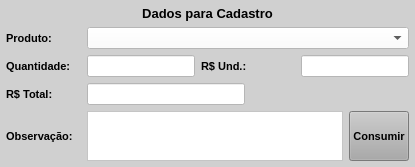
           <widget class="QWidget" name="widget_16" native="true">
            <property name="minimumSize">
             <size>
              <width>0</width>
              <height>100</height>
             </size>
            </property>
            <property name="maximumSize">
             <size>
              <width>16777215</width>
              <height>200</height>
             </size>
            </property>
            <property name="styleSheet">
             <string notr="true">background-color: rgb(208, 208, 208);</string>
            </property>
            <layout class="QVBoxLayout" name="verticalLayout_5">
             <property name="leftMargin">
              <number>6</number>
             </property>
             <property name="topMargin">
              <number>6</number>
             </property>
             <property name="rightMargin">
              <number>6</number>
             </property>
             <property name="bottomMargin">
              <number>6</number>
             </property>
             <item>
              <widget class="QLabel" name="label_titulo_3">
               <property name="maximumSize">
                <size>
                 <width>16777215</width>
                 <height>18</height>
                </size>
               </property>
               <property name="font">
                <font>
                 <pointsize>10</pointsize>
                 <weight>75</weight>
                 <bold>true</bold>
                </font>
               </property>
               <property name="text">
                <string>Dados para Cadastro</string>
               </property>
               <property name="alignment">
                <set>Qt::AlignCenter</set>
               </property>
              </widget>
             </item>
             <item>
              <widget class="QWidget" name="widget_18" native="true">
               <property name="minimumSize">
                <size>
                 <width>0</width>
                 <height>20</height>
                </size>
               </property>
               <property name="maximumSize">
                <size>
                 <width>16777215</width>
                 <height>30</height>
                </size>
               </property>
               <layout class="QHBoxLayout" name="horizontalLayout_10">
                <property name="leftMargin">
                 <number>0</number>
                </property>
                <property name="topMargin">
                 <number>0</number>
                </property>
                <property name="rightMargin">
                 <number>0</number>
                </property>
                <property name="bottomMargin">
                 <number>0</number>
                </property>
                <item>
                 <widget class="QLabel" name="label_32">
                  <property name="maximumSize">
                   <size>
                    <width>75</width>
                    <height>16777215</height>
                   </size>
                  </property>
                  <property name="font">
                   <font>
                    <pointsize>8</pointsize>
                    <weight>75</weight>
                    <bold>true</bold>
                   </font>
                  </property>
                  <property name="text">
                   <string>Produto:</string>
                  </property>
                  <property name="alignment">
                   <set>Qt::AlignLeading|Qt::AlignLeft|Qt::AlignVCenter</set>
                  </property>
                 </widget>
                </item>
                <item>
                 <widget class="QComboBox" name="combo_Produto">
                  <property name="sizePolicy">
                   <sizepolicy hsizetype="Preferred" vsizetype="Preferred">
                    <horstretch>0</horstretch>
                    <verstretch>0</verstretch>
                   </sizepolicy>
                  </property>
                  <property name="minimumSize">
                   <size>
                    <width>0</width>
                    <height>0</height>
                   </size>
                  </property>
                  <property name="maximumSize">
                   <size>
                    <width>16777215</width>
                    <height>16777215</height>
                   </size>
                  </property>
                  <property name="font">
                   <font>
                    <pointsize>8</pointsize>
                    <weight>50</weight>
                    <bold>false</bold>
                   </font>
                  </property>
                  <property name="styleSheet">
                   <string notr="true">background-color: rgb(255, 255, 255);</string>
                  </property>
                  <item>
                   <property name="text">
                    <string/>
                   </property>
                  </item>
                 </widget>
                </item>
               </layout>
              </widget>
             </item>
             <item>
              <widget class="QWidget" name="widget_19" native="true">
               <property name="minimumSize">
                <size>
                 <width>0</width>
                 <height>20</height>
                </size>
               </property>
               <property name="maximumSize">
                <size>
                 <width>16777215</width>
                 <height>30</height>
                </size>
               </property>
               <layout class="QHBoxLayout" name="horizontalLayout_11">
                <property name="leftMargin">
                 <number>0</number>
                </property>
                <property name="topMargin">
                 <number>0</number>
                </property>
                <property name="rightMargin">
                 <number>0</number>
                </property>
                <property name="bottomMargin">
                 <number>0</number>
                </property>
                <item>
                 <widget class="QLabel" name="label_33">
                  <property name="minimumSize">
                   <size>
                    <width>75</width>
                    <height>0</height>
                   </size>
                  </property>
                  <property name="maximumSize">
                   <size>
                    <width>75</width>
                    <height>16777215</height>
                   </size>
                  </property>
                  <property name="font">
                   <font>
                    <pointsize>8</pointsize>
                    <weight>75</weight>
                    <bold>true</bold>
                   </font>
                  </property>
                  <property name="text">
                   <string>Quantidade:</string>
                  </property>
                  <property name="alignment">
                   <set>Qt::AlignLeading|Qt::AlignLeft|Qt::AlignVCenter</set>
                  </property>
                 </widget>
                </item>
                <item>
                 <widget class="QLineEdit" name="line_Qtde">
                  <property name="sizePolicy">
                   <sizepolicy hsizetype="Preferred" vsizetype="Preferred">
                    <horstretch>0</horstretch>
                    <verstretch>0</verstretch>
                   </sizepolicy>
                  </property>
                  <property name="maximumSize">
                   <size>
                    <width>16777215</width>
                    <height>16777215</height>
                   </size>
                  </property>
                  <property name="font">
                   <font>
                    <pointsize>8</pointsize>
                   </font>
                  </property>
                  <property name="styleSheet">
                   <string notr="true">background-color: rgb(255, 255, 255);</string>
                  </property>
                  <property name="text">
                   <string/>
                  </property>
                  <property name="maxLength">
                   <number>45</number>
                  </property>
                  <property name="alignment">
                   <set>Qt::AlignLeading|Qt::AlignLeft|Qt::AlignVCenter</set>
                  </property>
                 </widget>
                </item>
                <item>
                 <widget class="QLabel" name="label_34">
                  <property name="maximumSize">
                   <size>
                    <width>16777215</width>
                    <height>16777215</height>
                   </size>
                  </property>
                  <property name="font">
                   <font>
                    <pointsize>8</pointsize>
                    <weight>75</weight>
                    <bold>true</bold>
                   </font>
                  </property>
                  <property name="text">
                   <string>R$ Und.:</string>
                  </property>
                  <property name="alignment">
                   <set>Qt::AlignLeading|Qt::AlignLeft|Qt::AlignVCenter</set>
                  </property>
                 </widget>
                </item>
                <item>
                 <widget class="QLineEdit" name="line_Unit">
                  <property name="sizePolicy">
                   <sizepolicy hsizetype="Preferred" vsizetype="Preferred">
                    <horstretch>0</horstretch>
                    <verstretch>0</verstretch>
                   </sizepolicy>
                  </property>
                  <property name="maximumSize">
                   <size>
                    <width>16777215</width>
                    <height>16777215</height>
                   </size>
                  </property>
                  <property name="font">
                   <font>
                    <pointsize>8</pointsize>
                   </font>
                  </property>
                  <property name="styleSheet">
                   <string notr="true">background-color: rgb(255, 255, 255);</string>
                  </property>
                  <property name="text">
                   <string/>
                  </property>
                  <property name="maxLength">
                   <number>45</number>
                  </property>
                  <property name="alignment">
                   <set>Qt::AlignLeading|Qt::AlignLeft|Qt::AlignVCenter</set>
                  </property>
                 </widget>
                </item>
               </layout>
              </widget>
             </item>
             <item>
              <widget class="QWidget" name="widget_20" native="true">
               <property name="minimumSize">
                <size>
                 <width>0</width>
                 <height>20</height>
                </size>
               </property>
               <property name="maximumSize">
                <size>
                 <width>16777215</width>
                 <height>30</height>
                </size>
               </property>
               <layout class="QHBoxLayout" name="horizontalLayout_12">
                <property name="leftMargin">
                 <number>0</number>
                </property>
                <property name="topMargin">
                 <number>0</number>
                </property>
                <property name="rightMargin">
                 <number>0</number>
                </property>
                <property name="bottomMargin">
                 <number>0</number>
                </property>
                <item>
                 <widget class="QLabel" name="label_35">
                  <property name="maximumSize">
                   <size>
                    <width>75</width>
                    <height>16777215</height>
                   </size>
                  </property>
                  <property name="font">
                   <font>
                    <pointsize>8</pointsize>
                    <weight>75</weight>
                    <bold>true</bold>
                   </font>
                  </property>
                  <property name="text">
                   <string>R$ Total:</string>
                  </property>
                  <property name="alignment">
                   <set>Qt::AlignLeading|Qt::AlignLeft|Qt::AlignVCenter</set>
                  </property>
                 </widget>
                </item>
                <item>
                 <widget class="QLineEdit" name="line_Total">
                  <property name="sizePolicy">
                   <sizepolicy hsizetype="Preferred" vsizetype="Preferred">
                    <horstretch>0</horstretch>
                    <verstretch>0</verstretch>
                   </sizepolicy>
                  </property>
                  <property name="maximumSize">
                   <size>
                    <width>16777215</width>
                    <height>16777215</height>
                   </size>
                  </property>
                  <property name="font">
                   <font>
                    <pointsize>8</pointsize>
                   </font>
                  </property>
                  <property name="styleSheet">
                   <string notr="true">background-color: rgb(255, 255, 255);</string>
                  </property>
                  <property name="text">
                   <string/>
                  </property>
                  <property name="maxLength">
                   <number>45</number>
                  </property>
                  <property name="alignment">
                   <set>Qt::AlignLeading|Qt::AlignLeft|Qt::AlignVCenter</set>
                  </property>
                  <property name="readOnly">
                   <bool>true</bool>
                  </property>
                 </widget>
                </item>
                <item>
                 <widget class="QLabel" name="label_36">
                  <property name="maximumSize">
                   <size>
                    <width>16777215</width>
                    <height>16777215</height>
                   </size>
                  </property>
                  <property name="font">
                   <font>
                    <pointsize>8</pointsize>
                    <weight>75</weight>
                    <bold>true</bold>
                   </font>
                  </property>
                  <property name="text">
                   <string/>
                  </property>
                  <property name="alignment">
                   <set>Qt::AlignLeading|Qt::AlignLeft|Qt::AlignVCenter</set>
                  </property>
                 </widget>
                </item>
               </layout>
              </widget>
             </item>
             <item>
              <widget class="QWidget" name="widget_21" native="true">
               <property name="minimumSize">
                <size>
                 <width>0</width>
                 <height>30</height>
                </size>
               </property>
               <property name="maximumSize">
                <size>
                 <width>16777215</width>
                 <height>50</height>
                </size>
               </property>
               <layout class="QHBoxLayout" name="horizontalLayout_13">
                <property name="leftMargin">
                 <number>0</number>
                </property>
                <property name="topMargin">
                 <number>0</number>
                </property>
                <property name="rightMargin">
                 <number>0</number>
                </property>
                <property name="bottomMargin">
                 <number>0</number>
                </property>
                <item>
                 <widget class="QLabel" name="label_37">
                  <property name="minimumSize">
                   <size>
                    <width>75</width>
                    <height>0</height>
                   </size>
                  </property>
                  <property name="maximumSize">
                   <size>
                    <width>75</width>
                    <height>16777215</height>
                   </size>
                  </property>
                  <property name="font">
                   <font>
                    <pointsize>8</pointsize>
                    <weight>75</weight>
                    <bold>true</bold>
                   </font>
                  </property>
                  <property name="text">
                   <string>Observação:</string>
                  </property>
                  <property name="alignment">
                   <set>Qt::AlignLeading|Qt::AlignLeft|Qt::AlignVCenter</set>
                  </property>
                 </widget>
                </item>
                <item>
                 <widget class="QPlainTextEdit" name="plain_Obs_Prod">
                  <property name="sizePolicy">
                   <sizepolicy hsizetype="Preferred" vsizetype="Preferred">
                    <horstretch>0</horstretch>
                    <verstretch>0</verstretch>
                   </sizepolicy>
                  </property>
                  <property name="minimumSize">
                   <size>
                    <width>0</width>
                    <height>0</height>
                   </size>
                  </property>
                  <property name="maximumSize">
                   <size>
                    <width>16777215</width>
                    <height>16777215</height>
                   </size>
                  </property>
                  <property name="styleSheet">
                   <string notr="true">background-color: rgb(255, 255, 255);</string>
                  </property>
                 </widget>
                </item>
                <item>
                 <widget class="QPushButton" name="btn_Consumir">
                  <property name="sizePolicy">
                   <sizepolicy hsizetype="Preferred" vsizetype="Preferred">
                    <horstretch>0</horstretch>
                    <verstretch>0</verstretch>
                   </sizepolicy>
                  </property>
                  <property name="minimumSize">
                   <size>
                    <width>60</width>
                    <height>0</height>
                   </size>
                  </property>
                  <property name="maximumSize">
                   <size>
                    <width>60</width>
                    <height>16777215</height>
                   </size>
                  </property>
                  <property name="font">
                   <font>
                    <pointsize>8</pointsize>
                    <weight>75</weight>
                    <bold>true</bold>
                   </font>
                  </property>
                  <property name="cursor">
                   <cursorShape>PointingHandCursor</cursorShape>
                  </property>
                  <property name="styleSheet">
                   <string notr="true">background-color: rgb(170, 170, 170);</string>
                  </property>
                  <property name="text">
                   <string>Consumir</string>
                  </property>
                 </widget>
                </item>
               </layout>
              </widget>
             </item>
            </layout>
           </widget>
